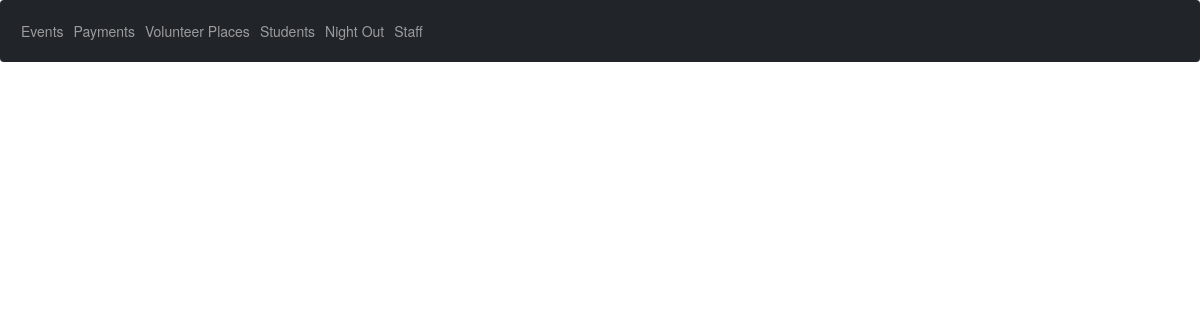
Before: /get_night_out with the older database file.
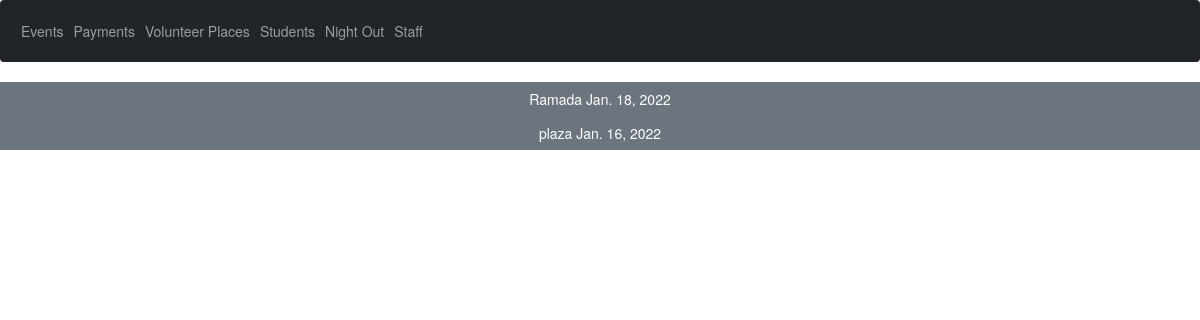
After: the same page with the newer database file.
### myapp/models.py (models this page shows, shortened)
class HotelName(models.Model):
    name= models.CharField(max_length=20)
    room = models.ForeignKey(
        'HotelRooms', on_delete=models.RESTRICT, null=True, blank=True)

class NightOut(models.Model):
    trip_date =models.DateField()
    hotel = models.ForeignKey(
        'HotelName', on_delete=models.RESTRICT, null=True, blank=True)
    student = models.ForeignKey(
        'Students', on_delete=models.RESTRICT, null=True, blank=True)

### website/views.py (the view)
# urls.py: path("get_night_out",views.show_night_out_arrangement, name = "night_out"),
def show_night_out_arrangement(request):
    nightout = NightOut.objects.all()
    all_dates =[]
    if nightout:
        dates = set([night.trip_date for night in nightout])
        all_dates =[]
        for date in dates:
            dates = [night for night in nightout if night.trip_date == date]
            all_dates.append({'dates':dates, 'id':dates[0].id, 'hotel':dates[0].hotel.name,
            'date':dates[0].trip_date})
        print(all_dates)
    return render(request,"website/night_out_hotel.html",{
        "dates":all_dates
    })

### website/templates/website/night_out_hotel.html (shortened to what this page needs)
{% extends "website/template.html" %}
{% block body %}
{% for date in dates %}
<div class="row">
<button type="button" class="btn btn-secondary" data-toggle="collapse"
data-target="#collapse-{{ date.id}}">{{ date.hotel}} {{ date.date }}</button>
</div>
{% endfor %}
{% endblock %}

Changed rows visible on the page:
added HotelName: hotel "Ramada"
added NightOut: date "Jan. 18, 2022"
added HotelName: hotel "plaza"
added NightOut: date "Jan. 16, 2022"
